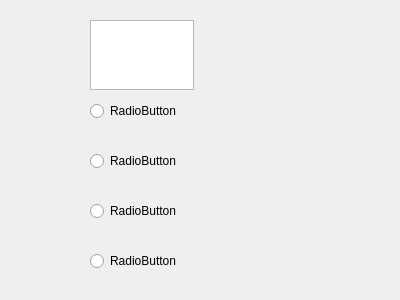
<?xml version="1.0" encoding="UTF-8"?>
<ui version="4.0">
 <class>Dialog3</class>
 <widget class="QDialog" name="Dialog3">
  <property name="geometry">
   <rect>
    <x>0</x>
    <y>0</y>
    <width>400</width>
    <height>300</height>
   </rect>
  </property>
  <property name="windowTitle">
   <string>Dialog</string>
  </property>
  <widget class="QRadioButton" name="radioButton_2">
   <property name="geometry">
    <rect>
     <x>90</x>
     <y>100</y>
     <width>97</width>
     <height>22</height>
    </rect>
   </property>
   <property name="text">
    <string>RadioButton</string>
   </property>
  </widget>
  <widget class="QRadioButton" name="radioButton_3">
   <property name="geometry">
    <rect>
     <x>90</x>
     <y>150</y>
     <width>97</width>
     <height>22</height>
    </rect>
   </property>
   <property name="text">
    <string>RadioButton</string>
   </property>
  </widget>
  <widget class="QRadioButton" name="radioButton_4">
   <property name="geometry">
    <rect>
     <x>90</x>
     <y>200</y>
     <width>97</width>
     <height>22</height>
    </rect>
   </property>
   <property name="text">
    <string>RadioButton</string>
   </property>
  </widget>
  <widget class="QRadioButton" name="radioButton_5">
   <property name="geometry">
    <rect>
     <x>90</x>
     <y>250</y>
     <width>97</width>
     <height>22</height>
    </rect>
   </property>
   <property name="text">
    <string>RadioButton</string>
   </property>
  </widget>
  <widget class="QTextEdit" name="textEdit">
   <property name="geometry">
    <rect>
     <x>90</x>
     <y>20</y>
     <width>104</width>
     <height>70</height>
    </rect>
   </property>
  </widget>
 </widget>
 <resources/>
 <connections/>
</ui>
